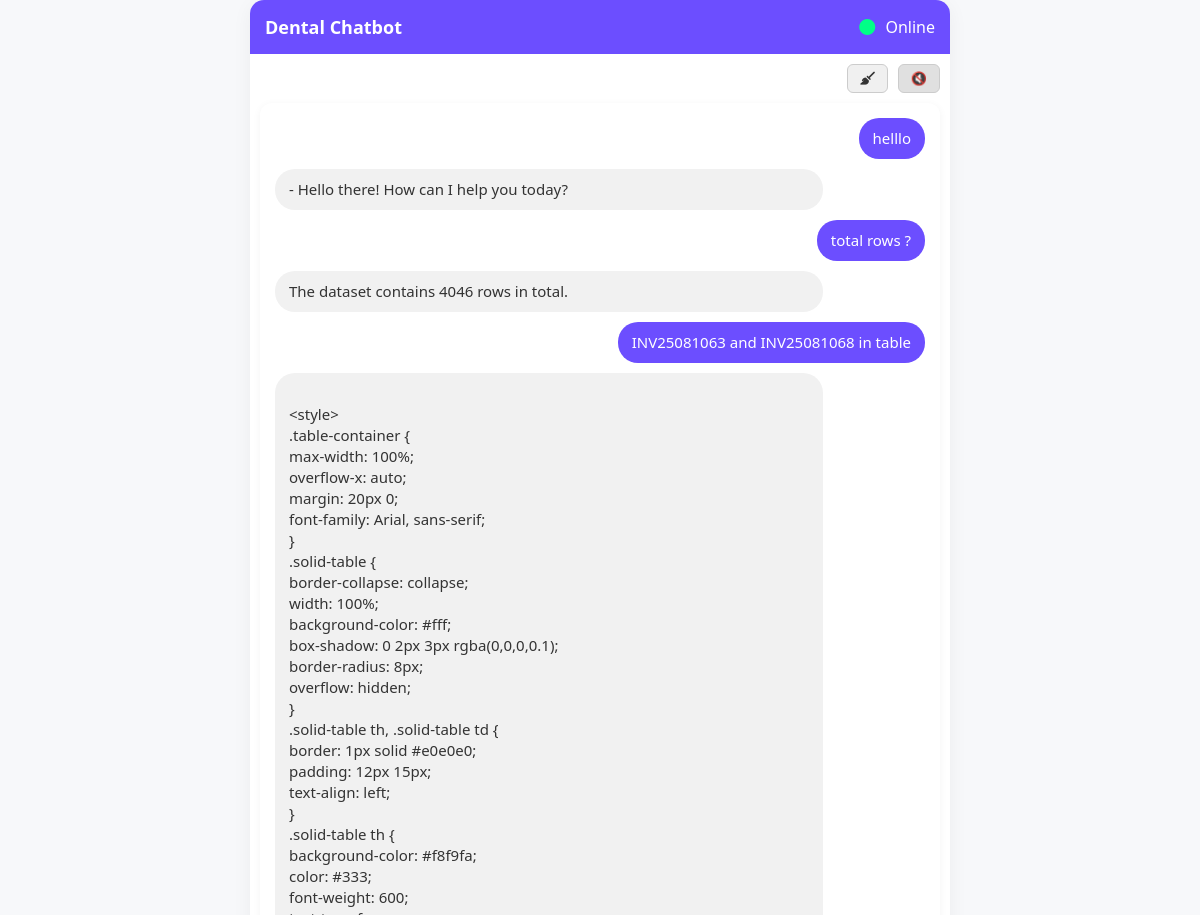
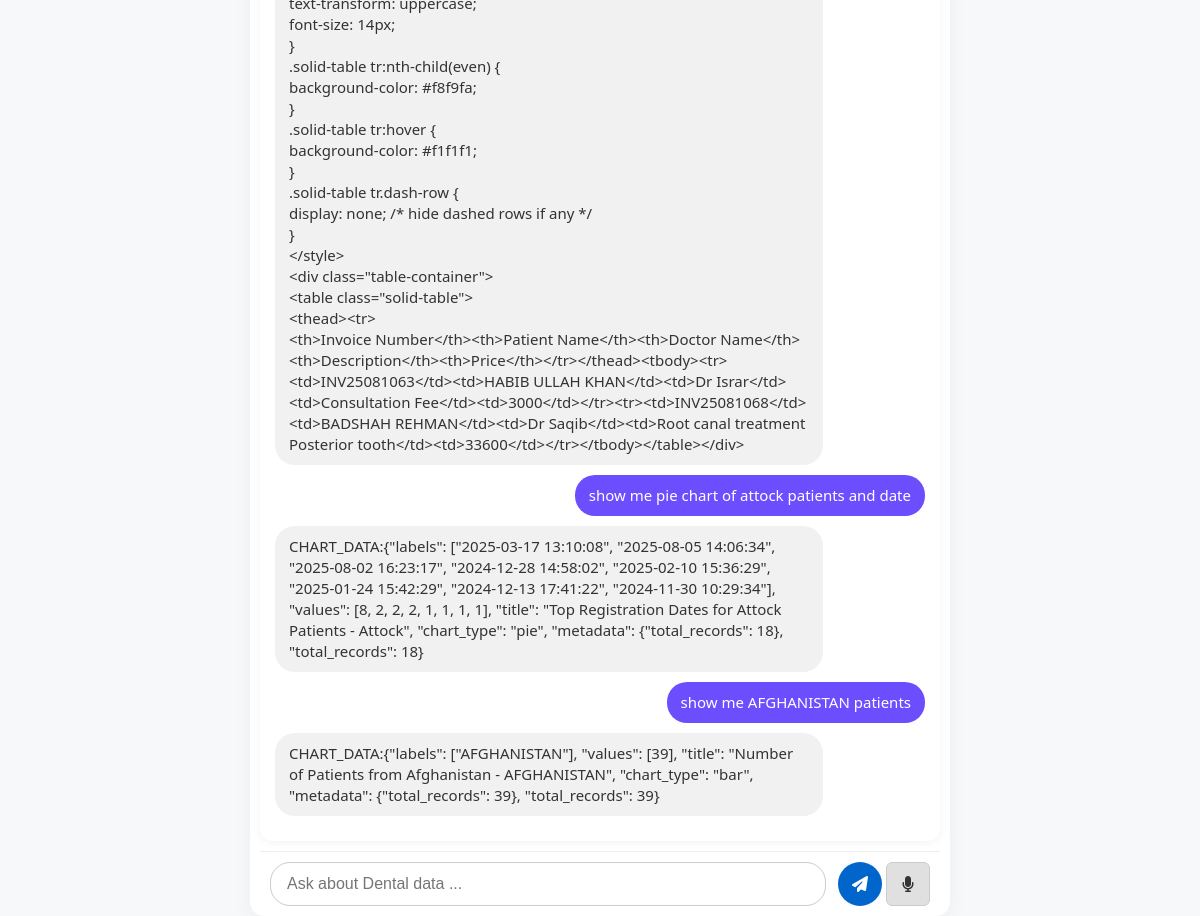
Before: / with the older database file (2 pictures, top to bottom).
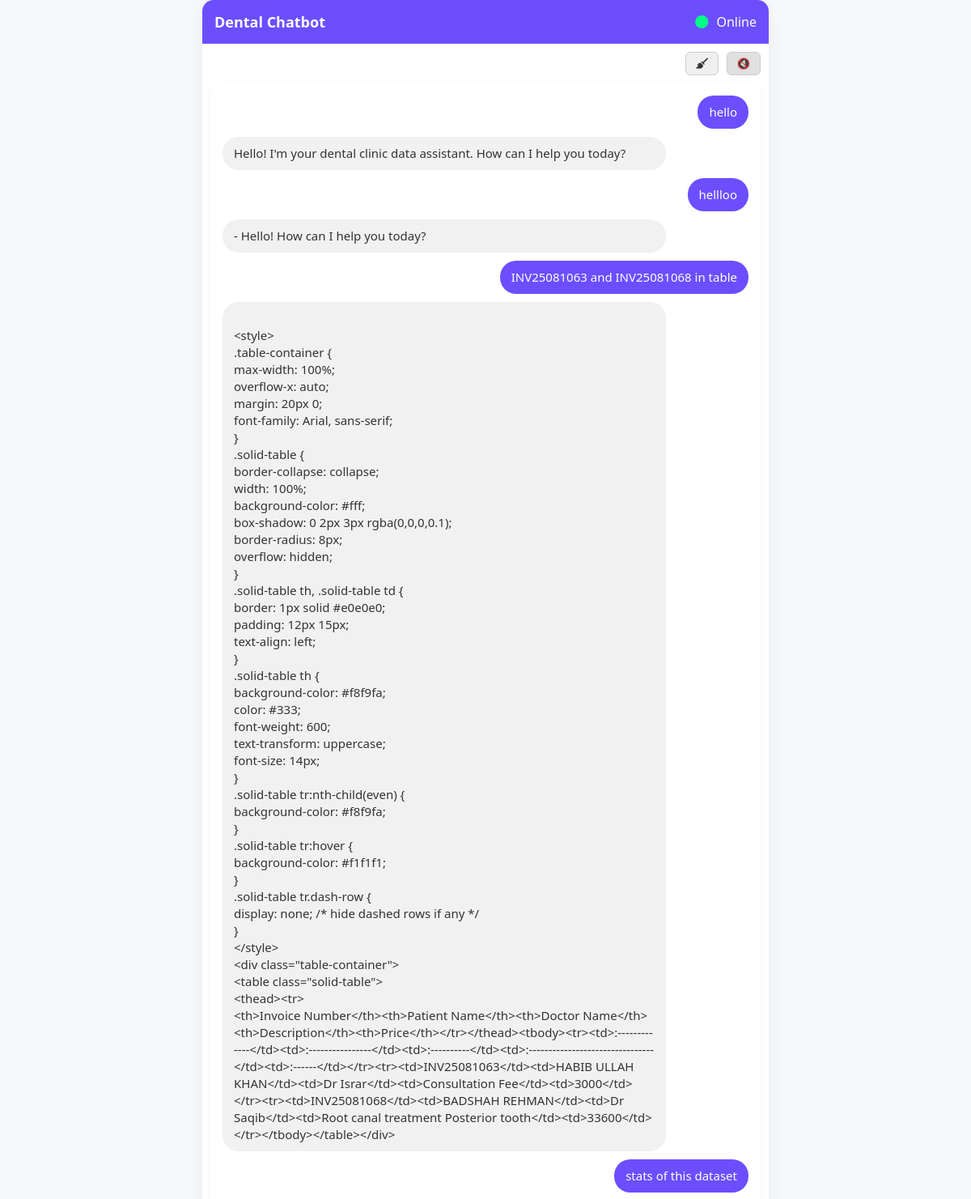
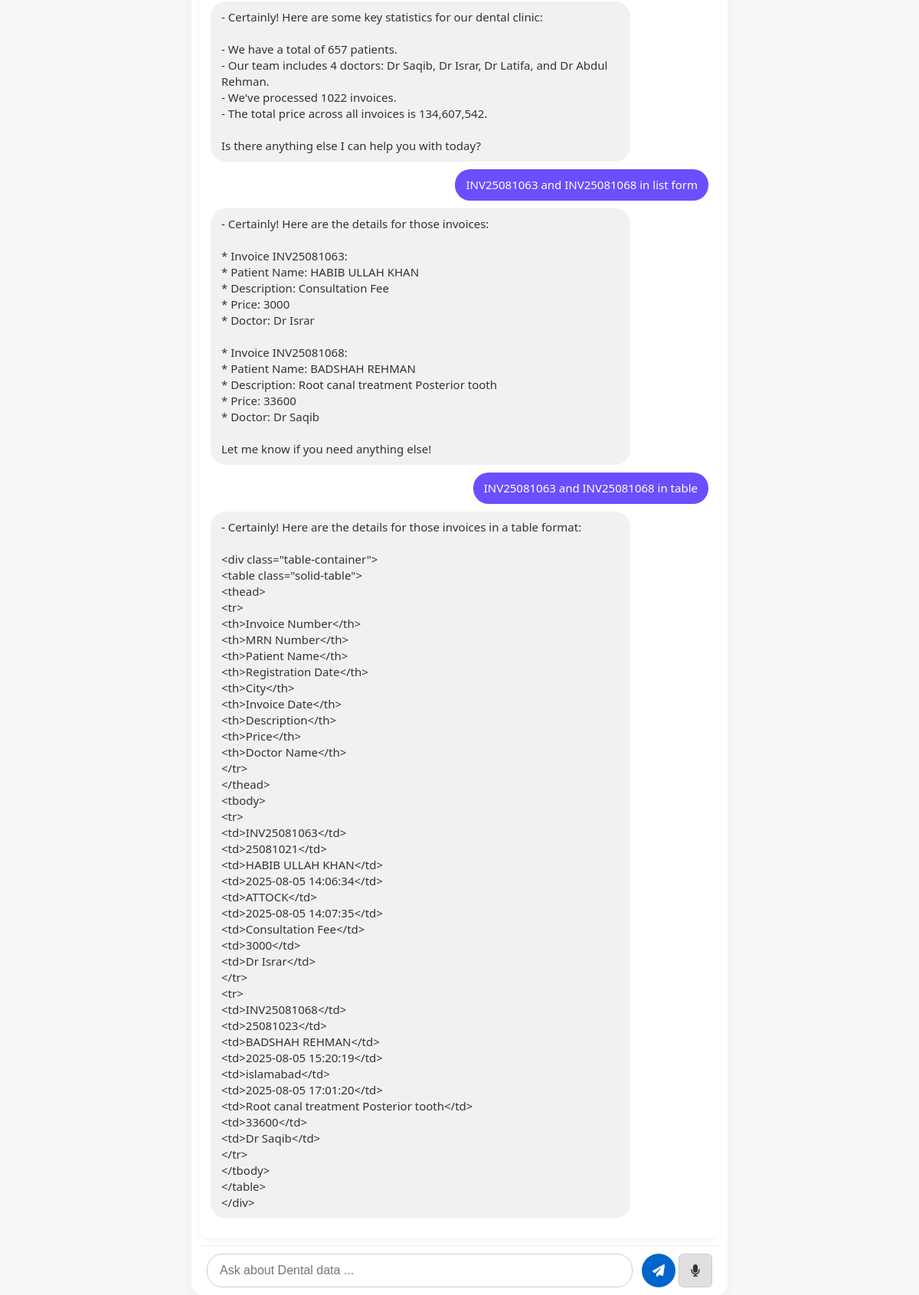
After: the same page with the newer database file (2 pictures, top to bottom).
### tables this page shows
CREATE TABLE chat_history (id INTEGER PRIMARY KEY, message TEXT, response TEXT);

### app.py (the view)
@app.route('/')
def index():
    current_file = get_current_file()
    with sqlite3.connect(DB_FILE) as conn:
        cursor = conn.cursor()
        cursor.execute("SELECT message, response FROM chat_history")
        history = cursor.fetchall()
    return render_template('index.html', history=history, filename=current_file)

### app.py (called while the page is built)
def get_current_file():
    with sqlite3.connect(DB_FILE) as conn:
        cursor = conn.cursor()
        cursor.execute("SELECT filename FROM current_file ORDER BY id DESC LIMIT 1")
        result = cursor.fetchone()
    return result[0] if result else None

### templates/index.html (shortened to what this page needs)
<!DOCTYPE html>
<html>
<head>
    <link rel="stylesheet" href="{{ url_for('static', filename='style.css') }}">
    <link rel="stylesheet" href="https://cdnjs.cloudflare.com/ajax/libs/font-awesome/6.5.0/css/all.min.css">
</head>
<body>
<div class="main-card">
    <div class="header">
        <h2>Dental Chatbot </h2>
        <span class="status"><i class="fa fa-circle"></i> Online</span>
    </div>
    <div style="display: flex; justify-content: flex-end; padding: 10px;">
        <div style="display: flex; gap: 10px; align-items: center;">
            <button type="button" id="clearChatBtn" title="Clear Chat" style="background-color: #f0f0f0; border: 1px solid #ccc; color: #333; padding: 6px 12px; font-size: 13px; border-radius: 6px; cursor: pointer; transition: background 0.3s;">
              <i class="fa fa-broom"></i>
            </button>
            <button type="button" id="speakToggle" class="off" title="Toggle speak" style="background-color: #e0e0e0; border: 1px solid #ccc; color: #333; padding: 6px 12px; font-size: 13px; border-radius: 6px; cursor: pointer; transition: background 0.3s;">
              🔇
            </button>
        </div>
    </div>
    <div class="chat-box" id="chatHistory">
        {% if history %}
            {% for message, response in history %}
                <div class="chat-entry user-msg">
                    <div class="bubble user">{{ message }}</div>
                </div>
                <div class="chat-entry bot-msg">
                    <div class="bot-controls">
                        <div class="bubble bot">{{ response }}</div>
                    </div>
                </div>
            {% endfor %}
        {% else %}
            <div class="chat-entry bot-msg">
                <div class="bot-controls">
                    <div class="bubble bot">Hello! I'm ready to assist you. How can I help you today?</div>
                </div>
            </div>
        {% endif %}
    </div>
    <form id="chatForm" class="message-form">
        <input type="text" id="messageInput" name="message" placeholder="Ask about Dental data ..." required>
        <button type="submit" title="Send"><i class="fa fa-paper-plane"></i></button>
        <button type="button" id="micBtn" title="Speak"><i class="fa fa-microphone"></i></button>
    </form>
</div>
</body>
</html>

### static/style.css (style rules this page uses)
body { margin: 0; font-family: 'Segoe UI', sans-serif; background-color: #f7f8fa; color: #333; height: 100vh; display: flex; flex-direction: column; }
.main-card { max-width: 700px; width: 100%; margin: auto; background: white; border-radius: 14px; box-shadow: 0 4px 20px rgba(0, 0, 0, 0.05); display: flex; flex-direction: column; max-height: 100vh; height: 100vh; box-sizing: border-box; }
.header { background-color: #6c4eff; color: white; padding: 15px; border-top-left-radius: 14px; border-top-right-radius: 14px; display: flex; justify-content: space-between; align-items: center; }
.header h2 { margin: 0; font-size: 18px; }
.status i { color: #00ff87; margin-right: 6px; }
.chat-box { flex: 1; width: calc(100% - 20px); min-width: 300px; overflow-y: auto; padding: 15px; flex-shrink: 0; box-sizing: border-box; background-color: white; border-radius: 12px; box-shadow: 0 2px 8px rgba(0,0,0,0.05); margin: 0 10px 10px; }
.chat-entry { margin-bottom: 10px; animation: fadeIn 0.4s ease-in; }
.chat-entry.user-msg { text-align: right; }
.chat-entry.bot-msg { text-align: left; }
.bubble { display: inline-block; padding: 10px 14px; border-radius: 20px; max-width: 80%; font-size: 15px; word-wrap: break-word; line-height: 1.4; }
.bubble.user { background-color: #6c4eff; color: white; }
.bubble.bot { background-color: #f1f1f1; }
.message-form { display: flex; align-items: center; padding: 10px; background-color: #fff; border-top: 1px solid #eee; border-bottom-left-radius: 14px; border-bottom-right-radius: 14px; position: sticky; bottom: 0; z-index: 100; margin: 0 10px; }
.message-form input[type="text"] { flex: 1; padding: 12px 16px; font-size: 16px; border-radius: 20px; border: 1px solid #ccc; outline: none; margin-right: 8px; }
.message-form button { width: 44px; height: 44px; border-radius: 50%; margin-left: 4px; border: none; cursor: pointer; font-size: 16px; display: flex; align-items: center; justify-content: center; color: white; background-color: #0066cc; transition: background 0.3s; }
#micBtn { background-color: #555; }
#clearChatBtn { background-color: #ff4d4d; border-radius: 20px; font-size: 13px; padding: 10px 16px; width: auto; }
#speakToggle { background-color: #333; font-size: 13px; padding: 10px 16px; border-radius: 20px; width: auto; }

### templates/index.html (style rules this page uses)
.bot-controls { display: flex; align-items: center; justify-content: space-between; gap:10px; }
.bot-controls .bubble { flex: 1; }
#micBtn { background-color: #e0e0e0; border: 1px solid #ccc; color: #333; border-radius: 6px; cursor: pointer; transition: background 0.3s; }
.bubble.bot { white-space: pre-line; }

Changed rows visible on the page:
removed chat_history: message "total rows ?", response "The dataset contains 4046 rows in total."
removed chat_history: message "show me AFGHANISTAN patients", response "CHART_DATA:{\"labels\": [\"AFGHANISTAN\"], \"values\": [39], \"title\": \"Number of Patients from Afghanistan - AFGHANISTAN\", \"chart_type\": \"bar\", \"metadata\": {\"total_records\": 39}, \"total_records\": 39}"
changed chat_history: message "helllo" → "hello"; response "- Hello there! How can I help you today?" → "Hello! I'm your dental clinic data assistant. How can I help you today?"
added chat_history: message "hellloo", response "- Hello! How can I help you today?"
changed chat_history: response "…<thead><tr> <th>Invoice Number</th><th>Patient Name</th><th>Doctor Name</th><th>Description</th><th>Price</th></tr></thead><tbody><tr><td>INV25081063</td><td>HABIB ULLAH KHAN</td><td>Dr Israr</td><td>Consultation Fee</td><td>3000</td></tr><tr><td>INV25081068</td><td>BADSHAH…" → "…<thead><tr> <th>Invoice Number</th><th>Patient Name</th><th>Doctor Name</th><th>Description</th><th>Price</th></tr></thead><tbody><tr><td>:-------------</td><td>:----------------</td><td>:----------</td><td>:--------------------------------</td><td>:------</td></tr><tr><td>INV25081063</td><td>HABIB ULLAH KHAN</td><td>Dr Israr</td><td>Consultation Fee</td><td>3000</td></tr><tr><td>INV25081068</td><td>BADSHAH…"
changed chat_history: message "show me pie chart of attock patients and date" → "stats of this dataset"; response "CHART_DATA:{\"labels\": [\"2025-03-17 13:10:08\", \"2025-08-05 14:06:34\", \"2025-08-02 16:23:17\", \"2024-12-28 14:58:02\", \"2025-02-10 15:36:29\", \"2025-01-24 15:42:29\", \"2024-12-13 17:41:22\", \"2024-11-30 10:29:34\"], \"values\": [8, 2, 2, 2, 1, 1, 1, 1], \"title\": \"Top Registration Dates for Attock Patients - Attock\", \"chart_type\": \"pie\", \"metadata\": {\"total_records\": 18}, \"total_records\": 18}" → "- Certainly! Here are some key statistics for our dental clinic: - We have a total of 657 patients. - Our team includes 4 doctors: Dr Saqib, Dr Israr, Dr Latifa, and Dr Abdul Rehman. - We've processed 1022 invoices. - The total price across all invoices is 134,607,542. Is there anything else I can help you with today?"
added chat_history: message "INV25081063 and INV25081068 in list form", response "- Certainly! Here are the details for those invoices: * Invoice INV25081063: * Patient Name: HABIB ULLAH KHAN * Description: Consultation Fee * Price: 3000 * Doctor: Dr Israr * Invoice INV25081068: * Patient Name: BADSHAH REHMAN * Description: Root canal treatment Posterior tooth * Price: 33600 * Doctor: Dr Saqib Let me know if you need anything else!"
added chat_history: message "INV25081063 and INV25081068 in table", response "- Certainly! Here are the details for those invoices in a table format: <div class=\"table-container\"> <table class=\"solid-table\"> <thead> <tr> <th>Invoice Number</th> <th>MRN Number</th> <th>Patient Name</th> <th>Registration Date</th> <th>City</th> <th>Invoice Date</th> <th>Description</th> <th>Price</th> <th>Doctor Name</th> </tr> </thead> <tbody> <tr> <td>INV25081063</td> <td>25081021</td> <td>HABIB ULLAH KHAN</td> <td>2025-08-05 14:06:34</td> <td>ATTOCK</td> <td>2025-08-05 14:07:35</td> <td>Consultation Fee</td> <td>3000</td> <td>Dr Israr</td> </tr> <tr> <td>INV25081068</td> <td>25081023</td> <td>BADSHAH REHMAN</td> <td>2025-08-05 15:20:19</td> <td>islamabad</td> <td>2025-08-05…"
